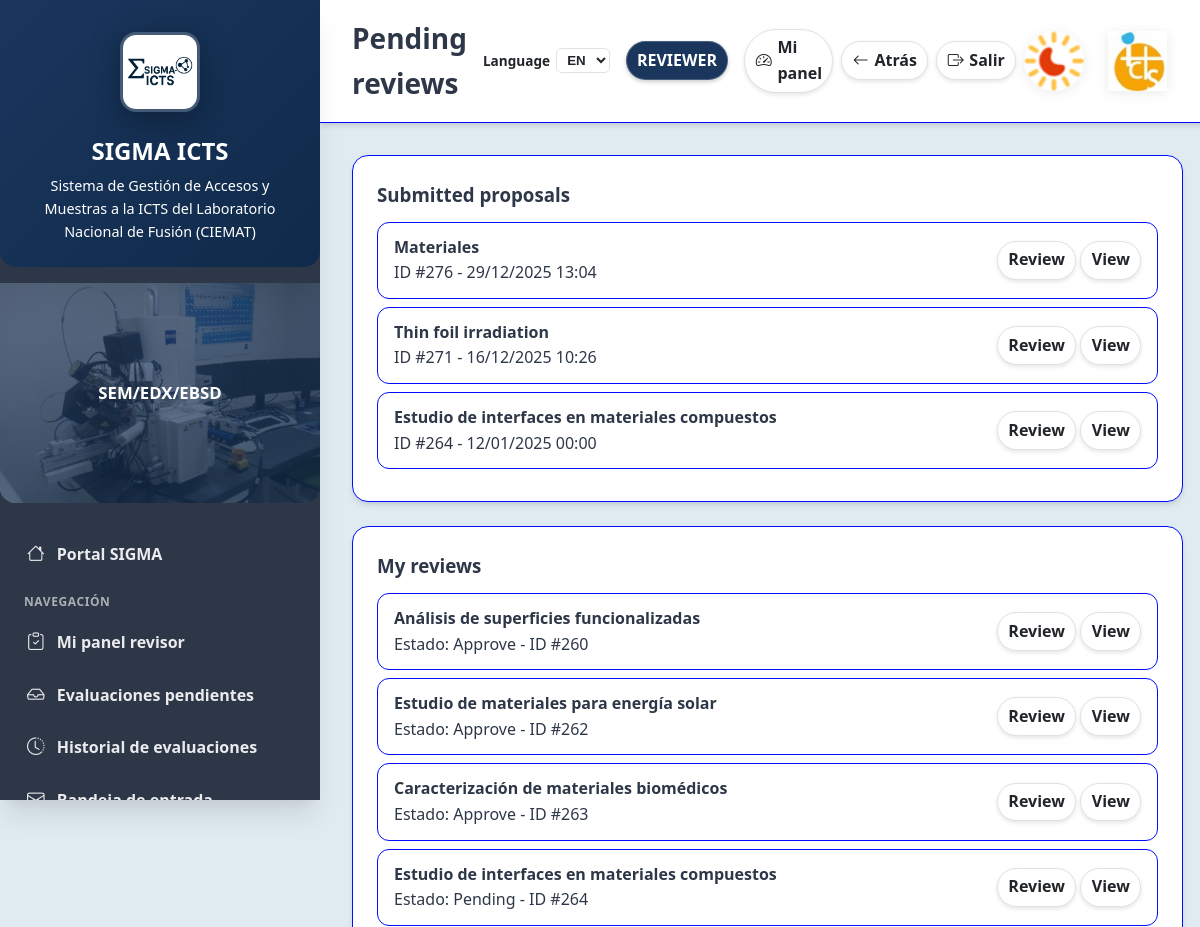
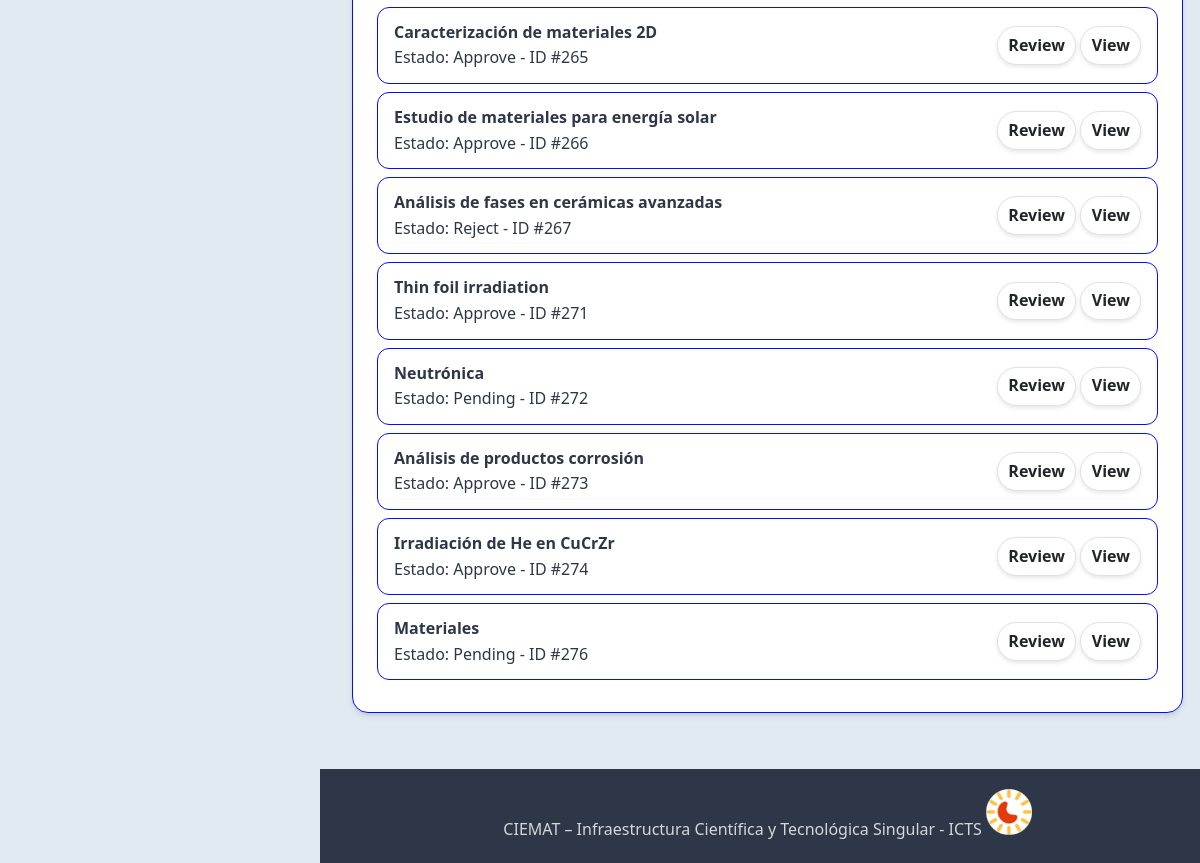
The page /icts/reviews/inbox/ (signed in) on the database its author committed (2 pictures, top to bottom).
### icts/models.py (models this page shows, shortened)
class AccessProposal(models.Model):
    ICTS_TECH_FIELDS = (
        "facility_sem",
        "facility_sem_fib",
        "facility_imp",
        "facility_sims",
        "facility_confocal",
        "facility_vdg",
        "facility_profilometer",
    )
    PROJECT_TYPE_CHOICES = [
        ("international", "International"),
        ("european", "European"),
        ("national", "National"),
        ("regional", "Regional"),
    ]
    STATUS_CHOICES = [
        ("draft", "Draft"),
        ("submitted", "Submitted"),
        ("changes_requested", "Changes requested"),
        ("accepted", "Accepted"),
        ("rejected", "Rejected"),
    ]
    applicant = models.ForeignKey(
        settings.AUTH_USER_MODEL,
        on_delete=models.CASCADE,
        related_name="icts_proposals",
    )
    title = models.CharField(max_length=200)
    scope = models.TextField(blank=True)
    facilities = models.ManyToManyField(Facility, blank=True)
    status = models.CharField(max_length=20, choices=STATUS_CHOICES, default="draft")
    responsable_comment = models.TextField(blank=True)
    created_at = models.DateTimeField(auto_now_add=True)
    submitted_at = models.DateTimeField(null=True, blank=True)
    is_new_request = models.BooleanField(default=True, help_text="Is this a new request?")
    previous_access = models.ForeignKey(
        'self',
        on_delete=models.SET_NULL,
        null=True,
        blank=True,
        help_text="Previous approved request to copy data from"
    )
    access_code = models.CharField(max_length=80, blank=True, help_text="Auto-generated access code")
    user_sequence_number = models.PositiveIntegerField(null=True, blank=True)
    applicant_is_different = models.BooleanField(default=False)
    organization = models.CharField(max_length=200, blank=True, help_text="Center/Institution")
    contact_person = models.CharField(max_length=200, blank=True)
    email = models.EmailField(blank=True)
    phone = models.CharField(max_length=50, blank=True)
    project_name = models.CharField(max_length=200, blank=True)
    project_type = models.CharField(
        max_length=100,
        blank=True,
        choices=PROJECT_TYPE_CHOICES,
        help_text="International, European, National, Regional",
    )
    funding_source = models.CharField(max_length=200, blank=True)
    start_year = models.IntegerField(null=True, blank=True)
    end_year = models.IntegerField(null=True, blank=True)
    previous_experiments = models.TextField(blank=True)
    references = models.TextField(blank=True)
    facility_sem = models.BooleanField(default=False)
    facility_sem_fib = models.BooleanField(default=False)
    facility_imp = models.BooleanField(default=False)
    facility_sims = models.BooleanField(default=False)
    facility_confocal = models.BooleanField(default=False)
    facility_vdg = models.BooleanField(default=False)
    facility_profilometer = models.BooleanField(default=False)
    facility_olmat = models.BooleanField(default=False)
    facility_data = models.JSONField(null=True, blank=True, default=dict)
    class Meta:
        constraints = [
            models.UniqueConstraint(
                fields=["applicant", "user_sequence_number"],
                condition=models.Q(user_sequence_number__isnull=False),
                name="unique_accessproposal_user_sequence",
            ),
        ]

class ProposalReview(models.Model):
    DECISION = [
        ("pending", "Pending"),
        ("approve", "Approve"),
        ("request_changes", "Request changes"),
        ("reject", "Reject"),
    ]
    proposal = models.ForeignKey(
        AccessProposal, on_delete=models.CASCADE, related_name="reviews"
    )
    reviewer = models.ForeignKey(
        settings.AUTH_USER_MODEL, on_delete=models.CASCADE, related_name="icts_reviews"
    )
    decision = models.CharField(max_length=16, choices=DECISION, default="pending")
    comments = models.TextField(blank=True)
    updated_at = models.DateTimeField(auto_now=True)
    feasibility_ok = models.BooleanField(null=True, blank=True, help_text="Is this proposal technically feasible?")
    score_scientific_quality = models.IntegerField(
        null=True, blank=True,
        choices=[(i, i) for i in range(1, 6)],
        help_text="Scientific quality score (1-5)"
    )
    score_need_infrastructure = models.IntegerField(
        null=True, blank=True,
        choices=[(i, i) for i in range(1, 6)],
        help_text="Need for advanced infrastructure score (1-5)"
    )
    score_industrial_potential = models.IntegerField(
        null=True, blank=True,
        choices=[(i, i) for i in range(1, 6)],
        help_text="Industrial potential score (1-5)"
    )
    class Meta:
        unique_together = ("proposal", "reviewer")

### icts/views.py (the view)
# urls.py: path("reviews/inbox/", views.reviewer_inbox, name="reviewer_inbox"),
@login_required(login_url="/accounts/login/icts/")
@never_cache
def reviewer_inbox(request):
    groups = get_normalized_user_groups(request.user)
    if is_responsable(request.user, groups):
        return redirect("icts:responsable_dashboard")
    if not (is_reviewer(request.user, groups) or is_manager(request.user, groups)):
        raise PermissionDenied
    proposal_filter = _icts_facilities_q(prefix="proposal__")
    pending = (
        AccessProposal.objects.filter(status="submitted")
        .filter(_icts_facilities_q())
        .order_by("-created_at")
    )
    if is_reviewer(request.user, groups):
        mine = ProposalReview.objects.filter(reviewer=request.user).filter(proposal_filter).select_related("proposal")
    else:
        mine = ProposalReview.objects.filter(proposal_filter).select_related("proposal", "reviewer")
    return render(request, "icts/reviewer_inbox.html", {"pending": pending, "mine": mine})

### icts/templates/icts/reviewer_inbox.html (shortened to what this page needs)
{% extends "base_icts.html" %}
{% load i18n %}
{% block page_title %}{% trans "Evaluaciones pendientes" %}{% endblock %}
{% block content %}
{% trans "(Sin título)" as default_title %}
<div class="card">
  <h3 style="margin-bottom: .75rem;">{% trans "Propuestas enviadas" %}</h3>
  <ul class="list">
    {% for p in pending %}
      <li class="list-item">
        <div>
          <div class="list-title">{{ p.title|default:default_title }}</div>
          <div class="muted">
          </div>
        </div>
        <div class="list-actions">
          <a class="chip" href="{% url 'icts:review_start' p.pk %}">{% trans "Evaluar" %}</a>
          <a class="chip" href="{% url 'icts:proposal_detail' p.pk %}">{% trans "Ver" %}</a>
        </div>
      </li>
    {% empty %}
      <li class="list-item">{% trans "No hay propuestas pendientes." %}</li>
    {% endfor %}
  </ul>
</div>
<div class="card">
  <h3 style="margin-bottom: .75rem;">{% trans "Mis revisiones" %}</h3>
  <ul class="list">
    {% for r in mine %}
      <li class="list-item">
        <div>
          <div class="list-title">{{ r.proposal.title|default:default_title }}</div>
          <div class="muted">
          </div>
        </div>
        <div class="list-actions">
          <a class="chip" href="{% url 'icts:review_start' r.proposal.pk %}">{% trans "Evaluar" %}</a>
          <a class="chip" href="{% url 'icts:proposal_detail' r.proposal.pk %}">{% trans "Ver" %}</a>
        </div>
      </li>
    {% empty %}
      <li class="list-item">{% trans "Aún no has emitido revisiones." %}</li>
    {% endfor %}
  </ul>
</div>
{% endblock %}

### templates/base_icts.html (shortened to what this page needs)
{% load static %}
{% load role_filters %}
{% load i18n %}
{% get_media_prefix as MEDIA_URL %}
<!doctype html>
<html lang="es">
  <head>
    <link rel="stylesheet" href="https://cdn.jsdelivr.net/npm/bootstrap-icons@1.11.3/font/bootstrap-icons.css">
  </head>
  <body class="{% block body_class %}{% endblock %}">
    <div class="app">
      {% block sidebar %}
      <aside class="sidebar" role="navigation" aria-label="Menú lateral ICTS">
        <div class="sidebar-header">
          <img class="logo" src="{{ MEDIA_URL }}Logos/logo_sigma_icts2.png" alt="SIGMA ICTS">
          <div class="brand-title">SIGMA ICTS</div>
          <div class="brand-sub">Sistema de Gestión de Accesos y Muestras a la ICTS del Laboratorio Nacional de Fusión (CIEMAT)</div>
        </div>
        <div class="banner" id="ictsBanner">
          <div class="slide active" style="background-image:url('{{ MEDIA_URL }}SEM_FIB/SEM1.png')"><div class="overlay"><div class="banner-text">SEM/EDX/EBSD</div></div></div>
        </div>
        <nav class="nav">
          {% if request.user.is_authenticated %}
            <a class="nav-item" href="{% url 'portal:home' %}">
              <i class="bi bi-house"></i>
              Portal SIGMA
            </a>
            <div class="nav-title">Navegación</div>
            {% if request.user|is_reviewer and not request.user|is_responsable %}
              <a class="nav-item" href="{% url 'icts:reviewer_dashboard_new' %}">
                <i class="bi bi-clipboard-check"></i>
                Mi panel revisor
              </a>
              <a class="nav-item" href="{% url 'icts:reviewer_inbox' %}">
                <i class="bi bi-inbox"></i>
                Evaluaciones pendientes
              </a>
              <a class="nav-item" href="{% url 'icts:review_history' %}">
                <i class="bi bi-clock-history"></i>
                Historial de evaluaciones
              </a>
              <a class="nav-item" href="{% url 'icts:reviewer_mailbox' %}">
                <i class="bi bi-envelope"></i>
                Bandeja de entrada
              </a>
            {% endif %}
          {% endif %}
        </nav>
      </aside>
      {% endblock %}
      <main class="main">
        <header class="header">
          <div class="header-inner">
            <h1 class="title">{% block page_title %}&#x03A3;IGMA ICTS{% endblock %}</h1>
            <div class="logos">
              {% block top_right_logos %}
                {% if "/sigmaconf/" not in request.path and "/sigmasem/" not in request.path and "/sigmavdg/" not in request.path and "/sigmaimp/" not in request.path and "/dtf/lab/" not in request.path and "/dtf/mec/" not in request.path and "/dtf/dp/" not in request.path and "/dtf/optics/" not in request.path %}
                  {% get_current_language as CURRENT_LANGUAGE %}
                  <form class="lang-switcher" action="{% url 'set_language' %}" method="post">
                    <label class="lang-label" for="language-select">{% trans "Idioma" %}</label>
                    <select id="language-select" name="language" onchange="this.form.submit()">
                      <option value="en" {% if CURRENT_LANGUAGE|slice:":2" == "en" %}selected{% endif %}>EN</option>
                    </select>
                  </form>
                {% endif %}
                {% include "icts/_topbar_actions.html" %}
                <img src="{{ MEDIA_URL }}Logos/logo_sol.png" alt="LNF">
                <img src="{{ MEDIA_URL }}Logos/sol_icts.png.jpg" alt="ICTS">
              {% endblock %}
            </div>
          </div>
        </header>
        <section class="content">
          {% block content %}{% endblock %}
        </section>
        <footer class="footer">
          CIEMAT – Infraestructura Científica y Tecnológica Singular - ICTS
          <img src="{{ MEDIA_URL }}Logos/logo_sol.png" alt="LNF">
        </footer>
      </main>
    </div>
  </body>
</html>

### icts/templates/icts/_topbar_actions.html (shortened to what this page needs)
{% load role_filters %}
{% if request.user.is_authenticated %}
  {% with role=icts_role_name %}
    {% if role == 'Usuario' %}
      <span class="role-chip">USER</span>
    {% elif role == 'Revisor' %}
      <span class="role-chip">REVIEWER</span>
    {% elif role == 'Técnico' %}
      <span class="role-chip">TÉCNICO</span>
    {% elif role %}
      <span class="role-chip">{{ role|upper }}</span>
    {% else %}
      <span class="role-chip">USER</span>
    {% endif %}
  {% endwith %}
  <nav class="top-actions">
    {% if request.user|is_confocal_technician %}
      <a href="{% url 'sigmaconf:lo3_home' %}" class="chip"><i class="bi bi-speedometer2"></i> Mi panel</a>
    {% elif request.user|is_vdg_technician %}
      <a href="{% url 'sigmavdg:vdg_home' %}" class="chip"><i class="bi bi-speedometer2"></i> Mi panel</a>
    {% elif request.user|is_imp_technician %}
      <a href="{% url 'sigmaimp:imp_dashboard' %}" class="chip"><i class="bi bi-speedometer2"></i> Mi panel</a>
    {% elif request.user|is_sem_technician %}
      <a href="{% url 'icts:sigmasem:dashboard' %}" class="chip"><i class="bi bi-speedometer2"></i> Mi panel</a>
    {% elif request.user|is_reviewer and not request.user|is_responsable %}
      <a href="{% url 'icts:reviewer_dashboard_new' %}" class="chip"><i class="bi bi-speedometer2"></i> Mi panel</a>
    {% elif request.user|is_responsable %}
      <a href="{% url 'icts:responsable_dashboard' %}" class="chip"><i class="bi bi-speedometer2"></i> Mi panel</a>
    {% elif request.user|is_manager %}
      <a href="{% url 'icts:manager_dashboard' %}" class="chip"><i class="bi bi-speedometer2"></i> Mi panel</a>
    {% else %}
      <a href="{% url 'icts:dashboard' %}" class="chip"><i class="bi bi-speedometer2"></i> Mi panel</a>
    {% endif %}
    <a href="javascript:history.back()" class="chip"><i class="bi bi-arrow-left"></i> Atrás</a>
    <a href="{% url 'accounts:logout' %}" class="chip"><i class="bi bi-box-arrow-right"></i> Salir</a>
  </nav>
{% endif %}

### rows shown on the page
AccessProposal: title "Materiales"
AccessProposal: title "Thin foil irradiation"
AccessProposal: title "Estudio de interfaces en materiales compuestos"
ProposalReview: proposal "Análisis de superficies funcionalizadas"
ProposalReview: proposal "Estudio de materiales para energía solar"
ProposalReview: proposal "Caracterización de materiales biomédicos"
ProposalReview: proposal "Estudio de interfaces en materiales compuestos"
ProposalReview: proposal "Caracterización de materiales 2D"
ProposalReview: proposal "Estudio de materiales para energía solar"
ProposalReview: proposal "Análisis de fases en cerámicas avanzadas"
ProposalReview: proposal "Thin foil irradiation"
ProposalReview: proposal "Neutrónica"
ProposalReview: proposal "Análisis de productos corrosión"
ProposalReview: proposal "Irradiación de He en CuCrZr"
ProposalReview: proposal "Materiales"
